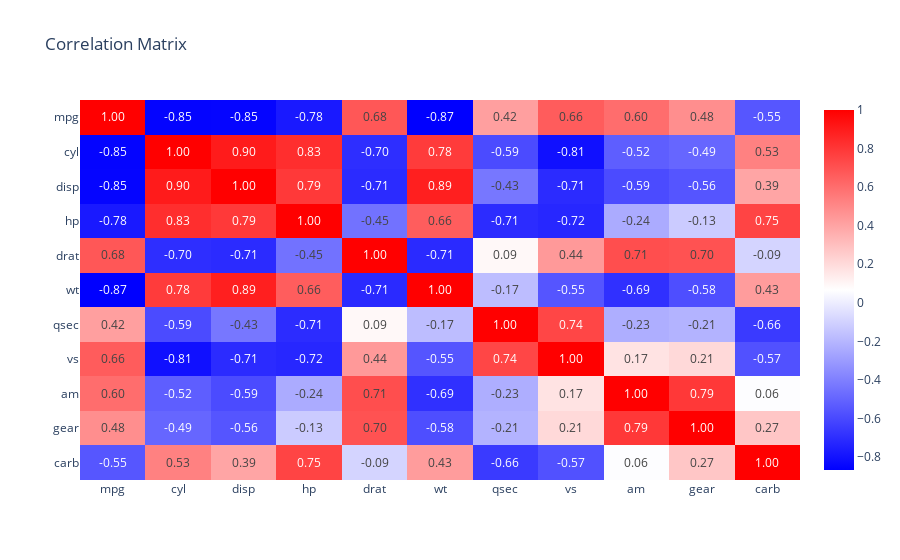

Source (notebook cell):
### Markdown cell above
# Appendix
## Correlations Matrix

### Code cell
correlation_matrix = df.corr(method='pearson')
display(px.imshow(correlation_matrix, 
          title='Correlation Matrix',
          text_auto='.2f', 
          aspect='auto', 
          color_continuous_scale=['blue','white','red']
          ))

print(f"Absolute Correlation score for mpg: \n{abs(correlation_matrix['mpg']).sort_values(ascending=False)}")

### Figure 1 — Plotly figure (JSON) as saved in the notebook; plotly's stock layout.template omitted (floating-point values rounded to 4 significant figures)
{"data": [{"coloraxis": "coloraxis", "hovertemplate": "x: %{x}<br>y: %{y}<br>color: %{z}<extra></extra>", "name": "0", "texttemplate": "%{z:.2f}", "type": "heatmap", "x": ["mpg", "cyl", "disp", "hp", "drat", "wt", "qsec", "vs", "am", "gear", "carb"], "xaxis": "x", "y": ["mpg", "cyl", "disp", "hp", "drat", "wt", "qsec", "vs", "am", "gear", "carb"], "yaxis": "y", "z": [[1, -0.8522, -0.8476, -0.7762, 0.6812, -0.8677, 0.4187, 0.664, 0.5998, 0.4803, -0.5509], [-0.8522, 1, 0.902, 0.8324, -0.6999, 0.7825, -0.5912, -0.8108, -0.5226, -0.4927, 0.527], [-0.8476, 0.902, 1, 0.7909, -0.7102, 0.888, -0.4337, -0.7104, -0.5912, -0.5556, 0.395], [-0.7762, 0.8324, 0.7909, 1, -0.4488, 0.6587, -0.7082, -0.7231, -0.2432, -0.1257, 0.7498], [0.6812, -0.6999, -0.7102, -0.4488, 1, -0.7124, 0.0912, 0.4403, 0.7127, 0.6996, -0.09079], [-0.8677, 0.7825, 0.888, 0.6587, -0.7124, 1, -0.1747, -0.5549, -0.6925, -0.5833, 0.4276], [0.4187, -0.5912, -0.4337, -0.7082, 0.0912, -0.1747, 1, 0.7445, -0.2299, -0.2127, -0.6562], [0.664, -0.8108, -0.7104, -0.7231, 0.4403, -0.5549, 0.7445, 1, 0.1683, 0.206, -0.5696], [0.5998, -0.5226, -0.5912, -0.2432, 0.7127, -0.6925, -0.2299, 0.1683, 1, 0.7941, 0.05753], [0.4803, -0.4927, -0.5556, -0.1257, 0.6996, -0.5833, -0.2127, 0.206, 0.7941, 1, 0.2741], [-0.5509, 0.527, 0.395, 0.7498, -0.09079, 0.4276, -0.6562, -0.5696, 0.05753, 0.2741, 1]]}], "layout": {"coloraxis": {"colorscale": [[0, "blue"], [0.5, "white"], [1, "red"]]}, "title": {"text": "Correlation Matrix"}, "xaxis": {"anchor": "y", "domain": [0, 1]}, "yaxis": {"anchor": "x", "autorange": "reversed", "domain": [0, 1]}}}
